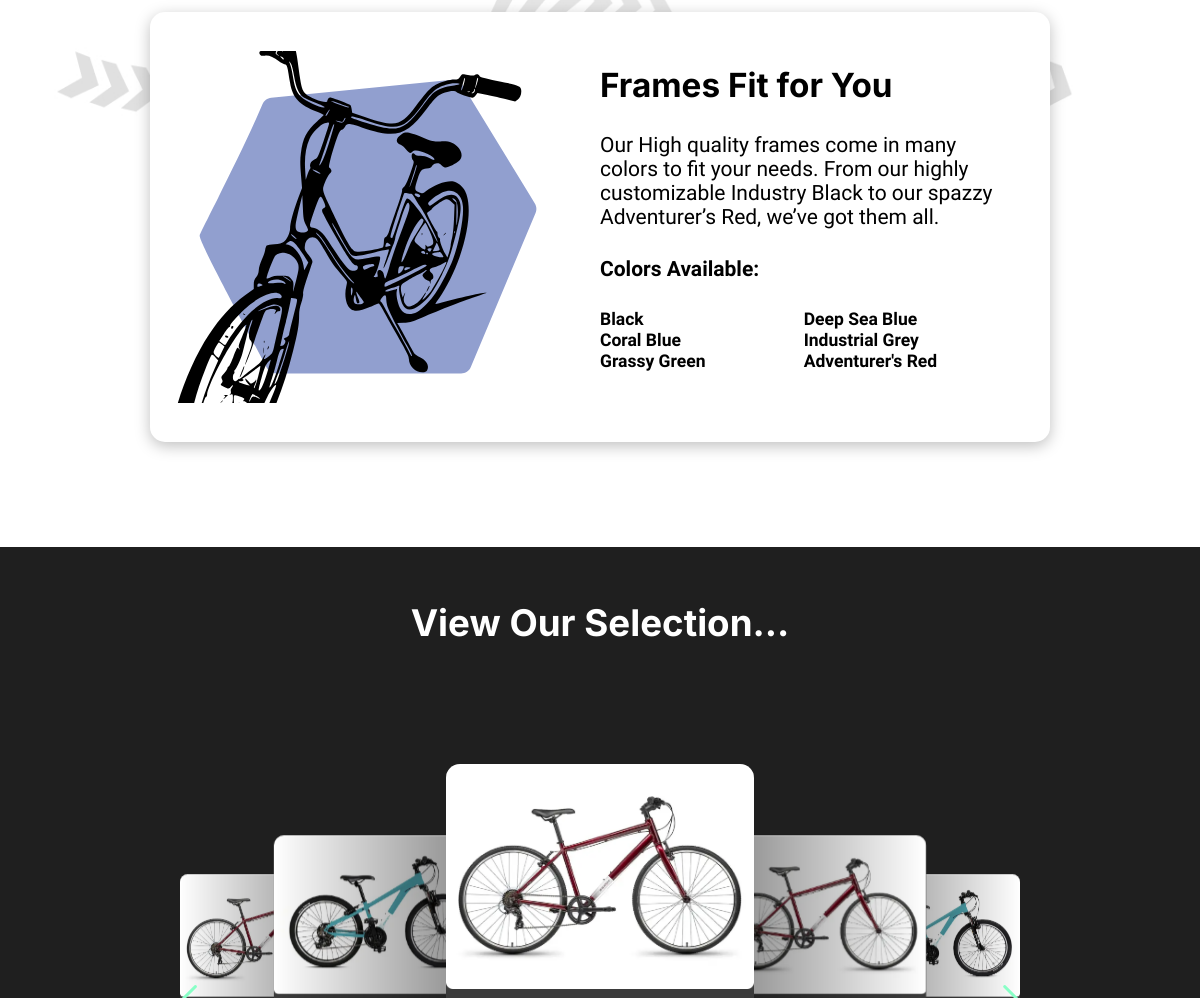
The page /bikes/ (middle part) on the database as committed earlier.
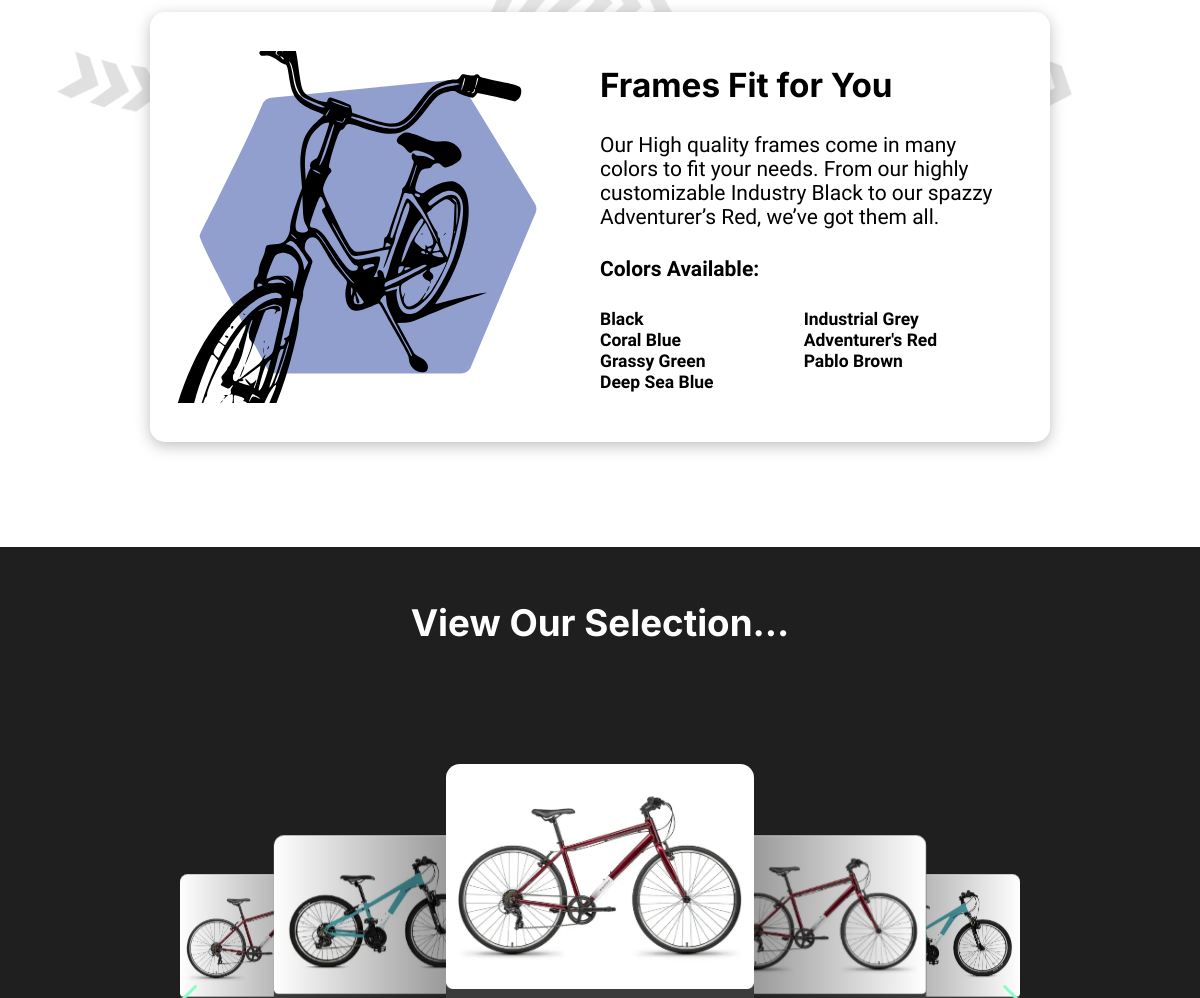
The same page on the database as committed later.
### shop/models.py (models this page shows, shortened)
class Frame(models.Model):
    color = models.CharField(max_length=255)
    quantity = models.IntegerField()

class Bike(models.Model):
    frame = models.ForeignKey(Frame, on_delete=models.CASCADE)
    tire = models.ForeignKey(Tire, on_delete=models.CASCADE)
    seat = models.ForeignKey(Seat, on_delete=models.CASCADE)
    name = models.CharField(max_length=255)
    description = models.TextField()
    has_basket = models.BooleanField(default=False)
    image = models.ImageField(upload_to='images/', blank=True, null=True)

### shop/views.py (the view)
# urls.py: path('bikes/', views.bikes, name='bikes_list'),
def bikes(request):
    all_bikes = Bike.objects.all()
    bike_count = all_bikes.count()
    all_seats = Seat.objects.all()
    all_frames = Frame.objects.all()
    all_tires = Tire.objects.all()
    return render(request, 'shop/bikes.html', {'all_bikes': all_bikes, 'bike_count': bike_count, 'all_seats': all_seats, 'all_frames': all_frames, 'all_tires': all_tires})

### shop/templates/shop/bikes.html (shortened to what this page needs)
{% extends 'shop/base.html' %}
{% block content %}
    <div class="features">
        <div class="trails">
            <div class="feature">
                <div class="features-image">
                    <img src="/static/images/frame.svg">
                </div>
                <div class="content">
                    <h3>Frames Fit for You</h3>
                    <p>Our High quality frames come in many colors to fit your needs. From our highly customizable Industry
                        Black to our spazzy Adventurer’s Red, we’ve got them all.</p>
                    <p><b>Colors Available:</b></p>
                    <ul>
                        {% for frame in all_frames %}
                        <li>{{ frame.color }}</li>
                        {% endfor %}
                    </ul>
                </div>
            </div>
        </div>
    </div>
    <div class="view-selection" id="bikes">
            <h2>View Our Selection...</h2>
            <div class="container">
                <div class="swiper mySwiper">
                    <div class="card-wrapper swiper-wrapper">
                        {% for bike in all_bikes %}
                        <div class="card swiper-slide">
                            <img src="{{ bike.image.url }}" alt="{{ bike.name }}">
                        </div>
                        {% endfor %}
                    </div>
                    <div class="swiper-button-next"></div>
                    <div class="swiper-button-prev"></div>
                </div>
            </div>
    </div>
{% endblock %}

### shop/templates/shop/base.html (shortened to what this page needs)
{% load static %}
<html lang="en">
<head>
    <link rel="stylesheet" href="https://cdn.jsdelivr.net/npm/swiper@11/swiper-bundle.min.css" />
    <link rel="stylesheet" href="{% static 'css/base.css' %}" />
</head>
<body>
    <main>
        {% block content %}
        {% endblock %}
    </main>
</body>
</html>

### bikeshop/static/css/bikes.css (style rules this page uses)
* { margin: 0; padding: 0; box-sizing: border-box; }
html { height: 100%; font-family: 'Inter', Arial, sans-serif; font-size: 16px; scroll-behavior: smooth; }
@media (max-width: 1400px) { html { font-size: 14px; } }
body { display: flex; flex-direction: column; min-height: 100vh; }
main { flex: 1; }
.trails { min-height: 800px; background: url('/static/images/trails.jpg') no-repeat center center; background-size: auto 125%; display: flex; flex-direction: column; justify-content: center; align-items: center; gap: 7.5rem; padding: 7.5rem 0; }
.feature { background: #FFF; box-shadow: 0 4px 15px 0 rgba(0, 0, 0, 0.25); border-radius: 15px; height: 430px; min-height: 300px; max-height: 600px; width: 75%; max-width: 80%; display: flex; position: relative; }
.features-image { flex: 1; display: flex; align-items: center; justify-content: left; overflow: hidden; }
.features-image img { max-height: 100%; max-width: 100%; height: auto; width: auto; border-radius: 15px; }
.content { flex: 1; padding: 3.75rem 3.12rem; }
.content h3 { color: #000; font-family: Inter, serif; font-size: 2.375rem; font-style: normal; font-weight: 700; line-height: normal; }
.content p { color: #000; font-family: "Comic Neue", serif; font-size: 1.5rem; font-style: normal; font-weight: 400; line-height: normal; margin: 2rem 0; }
.content ul { columns: 2; column-gap: 1px; padding: 0; list-style-type: none; }
.content li { color: #000; font-family: "Comic Neue", serif; font-size: 1.25rem; font-style: normal; font-weight: 700; line-height: 1.5rem; }
.view-selection { background: #1F1F1F; padding: 3.75rem; margin: 0 0 6.5rem 0; display: flex; align-items: center; justify-content: center; flex-direction: column; gap: 6.5rem; text-align: center; }
.view-selection h2 { color: #FFF; font-family: Inter, serif; font-size: 2.625rem; font-style: normal; font-weight: 700; line-height: normal; }
.container { width: 80%; padding: 2rem 0; }
.card { max-width: 22rem; width: 22rem; background: #3B3B3B; border-radius: 1rem; height: 32rem; max-height: 32rem; display: flex; flex-direction: column; gap: 1rem; }
.card img { max-width: 100%; height: auto; border-radius: 1rem 1rem 0 0; }
.swiper-button-next, .swiper-button-prev { color: #88FFC6; }

Rows that differ between the two databases and show on the page:
added Frame: color "Pablo Brown"
